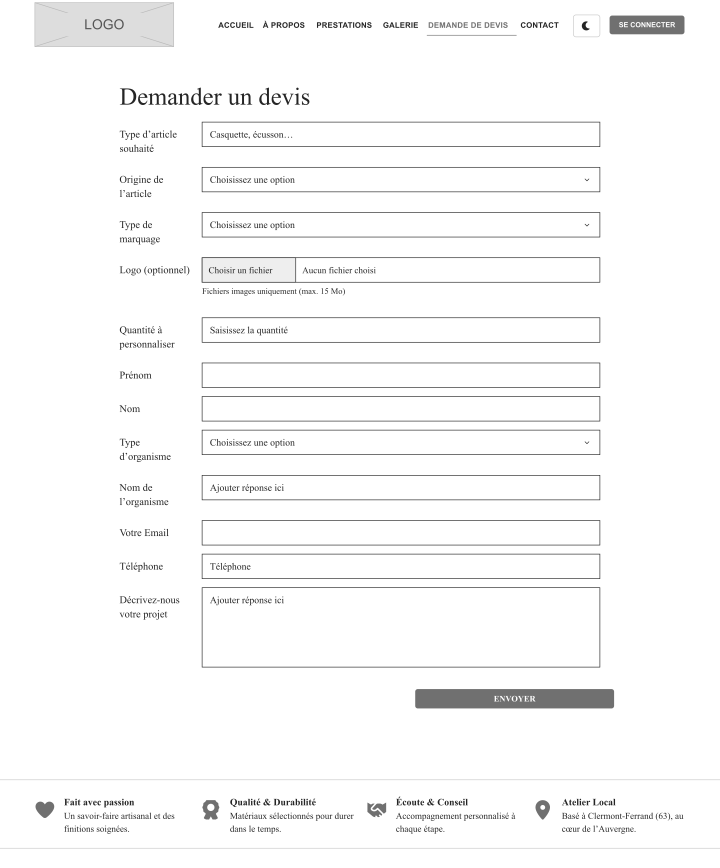
#> input picture tmp/dossier/wireframe-web.png, 1440 x 1736 px, found by its file name (shown at 1/2 size)
$ python refine.py
#> lines starting #> are read from the running program, lines starting #| are printed output that depends on the picture
from pathlib import Path
from PIL import Image
p=Path('tmp/dossier/contenu.txt');s=p.read_text(encoding='utf8')
#> (reads tmp/dossier/contenu.txt from the repository)
s=s.replace('output/design/nouveaux-svg/verification/wireframes-mobile.png|Figure 3 Planche de wireframes mobiles présente dans les livrables de conception|1.7','tmp/dossier/wireframe-extrait.png|Figure 3 Extrait du wireframe web du devis fourni dans les supports SVG|2.0')
s=s.replace('tmp/dossier/maquette-mobile.png|Figure 4 Maquette mobile du devis en deux parties dans l’ordre de lecture|2.55','tmp/dossier/mobile-extrait.png|Figure 4 Début de la maquette mobile du devis dont la version complète figure en annexe D|2.55')
s=s.replace('public function findByCategorySlug|14','public function findByCategorySlug|12')
s=s.replace('<div class="row row-cols-1|12','<div class="row row-cols-1|5')
s=s.replace('[D4] CNIL, principes de protection des données.','[D4] https://www.cnil.fr/fr/comprendre-le-rgpd/les-six-grands-principes-du-rgpd.')
p.write_text(s,encoding='utf8')
Image.open('tmp/dossier/wireframe-web.png').crop((210,150,1230,510)).save('tmp/dossier/wireframe-extrait.png')
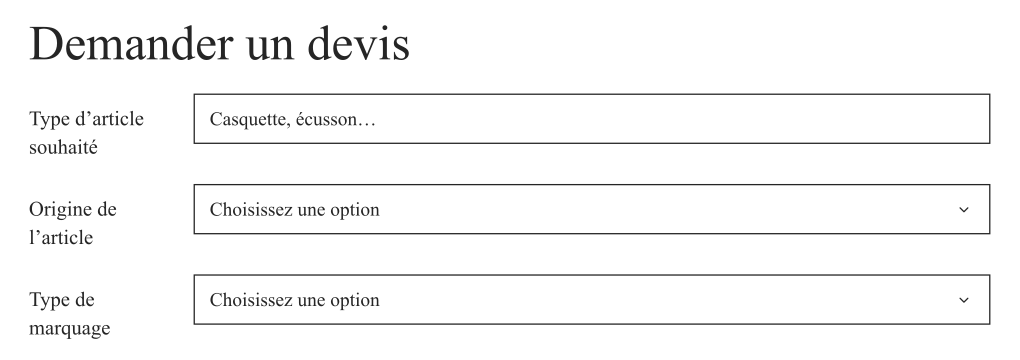
#> saved as wireframe-extrait.png: PIL image 1020x360 RGBA; mean R, G, B, A 247.3, 247.3, 247.3, 255
Image.open('tmp/dossier/maquette-mobile.png').crop((0,40,390,430)).save('tmp/dossier/mobile-extrait.png')
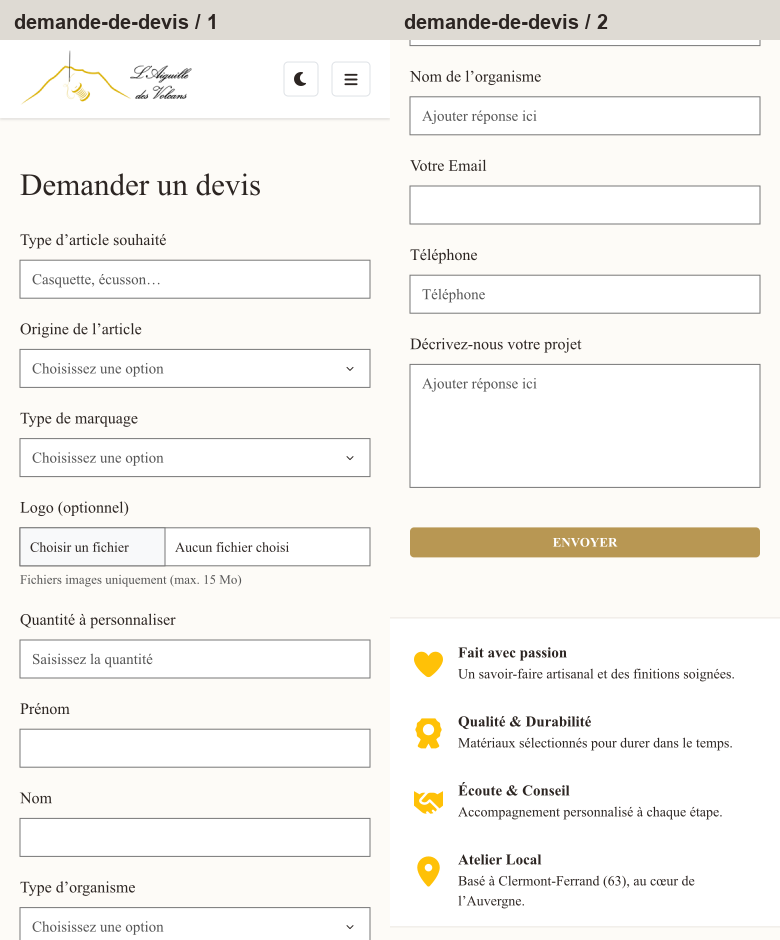
#> input picture tmp/dossier/maquette-mobile.png, 780 x 940 px, found by its file name
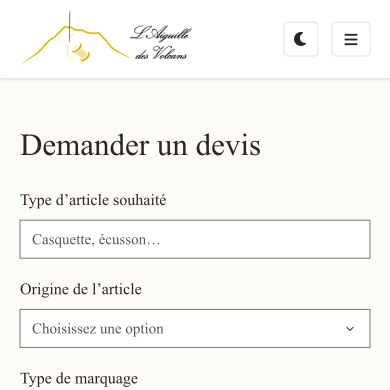
#> saved as mobile-extrait.png: PIL image 390x390 RGB; mean R, G, B 247.5, 246.2, 243.4
